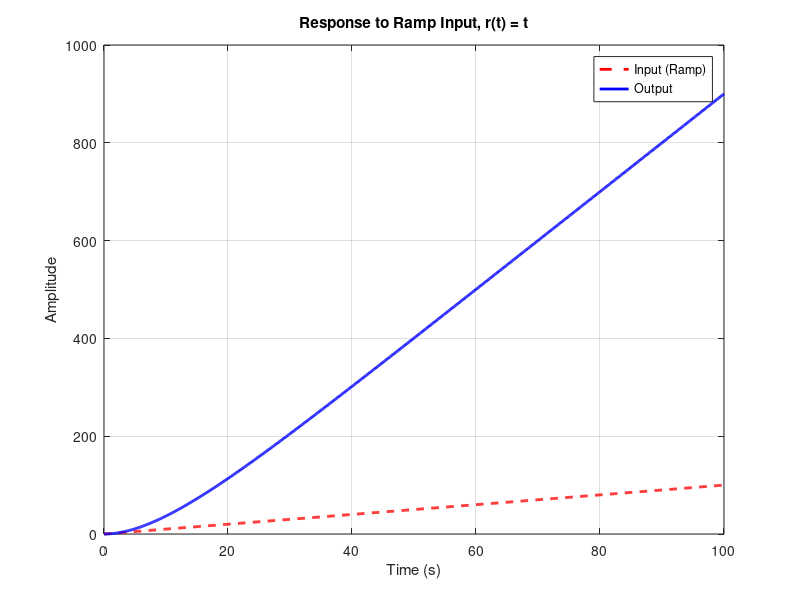

Here is the MATLAB script that generated this plot:
% ramp_response_analysis.m

clc;            
clear;       
close all;      

%% Define the Transfer Function
num = 1;                 % Numerator coefficient
den = [1 0.1];           % Denominator coefficients (s + 0.1)
sys = tf(num, den);      % Create a transfer function model

%% Create Ramp Input and Simulate Response
t = 0:0.1:100;    % Define the time vector from 0 to 100 seconds with a step of 0.1 seconds
r = t;            % Define the ramp input, r(t) = t

% Use lsim to simulate the system's response to the ramp input
y_ramp = lsim(sys, r, t);

%% Plot the Ramp Input and System Output
figure('Name','Ramp Response');
plot(t, r, 'r--','LineWidth',2);    % Plot ramp input as a red dashed line
hold on;
plot(t, y_ramp, 'b','LineWidth',2);   % Plot system output as a blue solid line
hold off;
xlabel('Time (s)');
ylabel('Amplitude');
title('Response to Ramp Input, r(t) = t');
legend('Input (Ramp)','Output','Location','Best');
grid on;

%% Compute Steady-State Error
e = r - y_ramp;      % Compute error as the difference between input and output
e_ss = e(end);       % Approximate steady-state error at the final time value
disp('--- Ramp Response Information ---');
fprintf('Estimated steady-state error (as t -> large): %.4f\n', e_ss);
